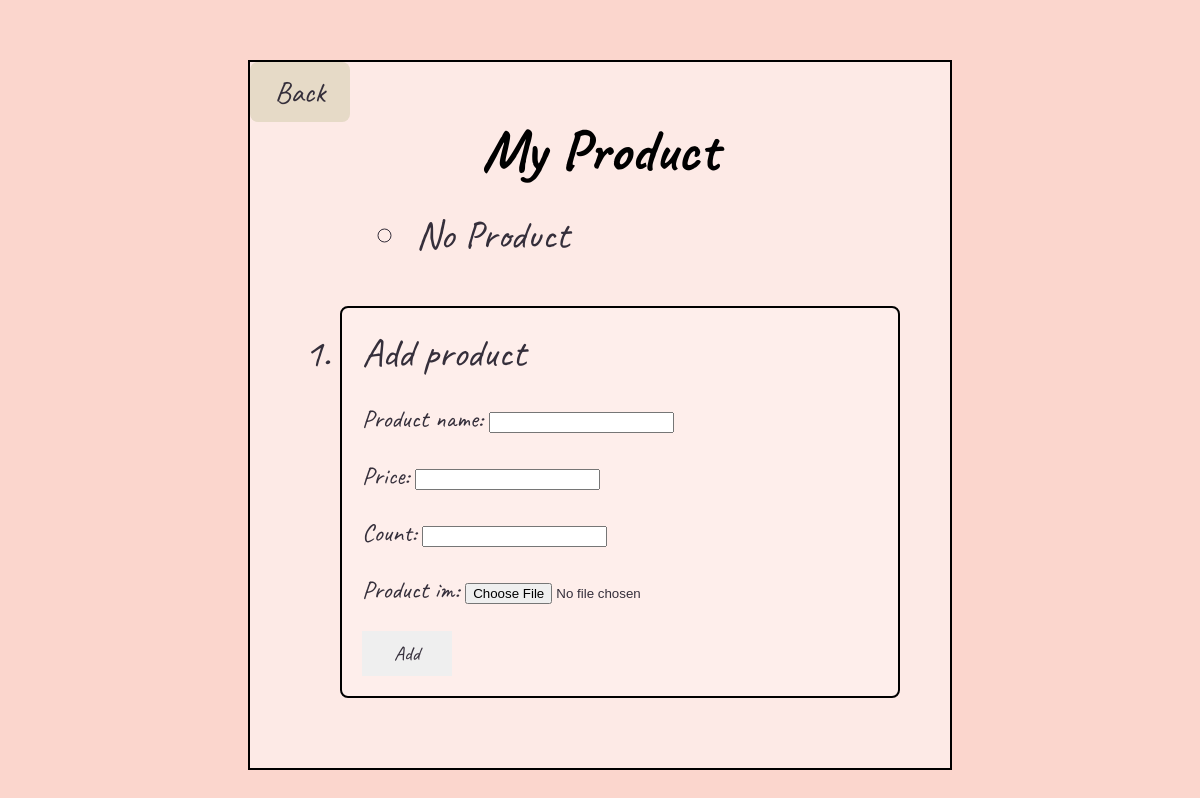
The page /myshop/shop/18/product/ on the database as committed earlier.
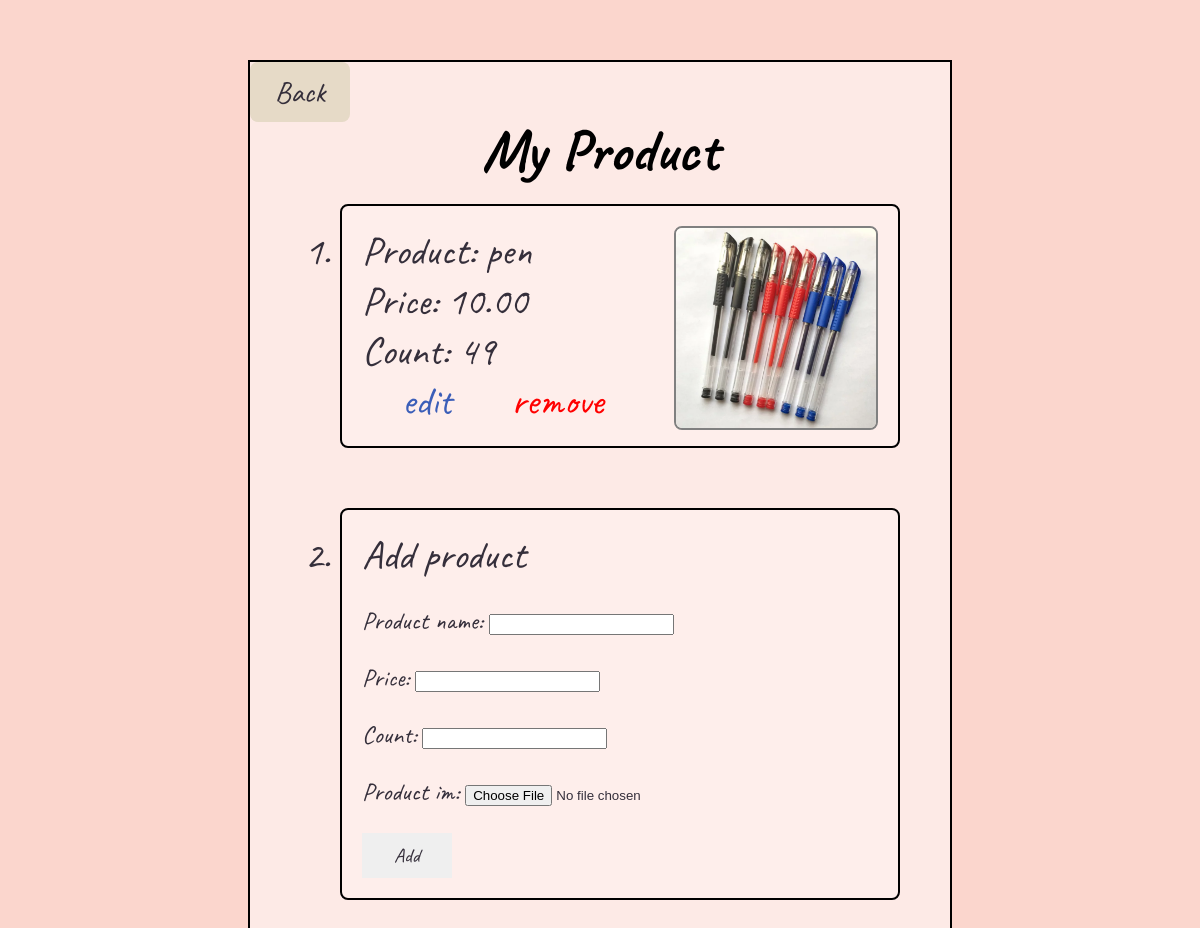
The same page on the database as committed later.
### myshop/models.py (models this page shows, shortened)
class product(models.Model):
    shop = models.ForeignKey(shop_detail, on_delete=models.CASCADE, related_name = "prod", null=True)
    product_name = models.CharField(max_length=64)
    price = models.DecimalField(null=True, decimal_places=2, max_digits=8)
    product_im = models.ImageField(upload_to='images/')
    count = models.IntegerField(null=True)

### myshop/views.py (the view)
# urls.py: path('shop/<int:shop_id>/product/', views.product, name='product'),
def product(request,shop_id):
    s = shop_detail.objects.get(pk=shop_id)
    if request.method == 'POST':
        form = ProductForm(request.POST, request.FILES)
        if form.is_valid():
            newprod = form.save(commit=False)
            newprod.shop = s
            newprod.save()
    else:
        form = ProductForm()
    prod = pd.objects.filter(shop=s)
    return render(request, 'myshop/product.html', {'form' : form, 'product':prod, 'shop_id':shop_id})

### myshop/forms.py
class ProductForm(forms.ModelForm):
    class Meta:
        model = product
        fields = ['product_name', 'price', 'count', 'product_im']

### myshop/templates/myshop/product.html (shortened to what this page needs)
{% extends 'myshop/layout.html' %}
{% block body %}
<div class="conbox">
    <div class="back">
        <a href= "{% url 'myshop' shop_id %}"><p>Back</p></a>
    </div>
<div class="divproduct">
<h1>My Product</h1>
<ol>
    {% for p in product %}
    <li class="listpro">
        <img src="{{ p.product_im.url }}" class="productimg">
        Product: {{ p.product_name }}<br>
        Price: {{ p.price }}<br>
        Count: {{ p.count }}<br>
        <a href="{% url 'editprod' shop_id p.id %}" class="editpro">edit</a>
        <a href="{% url 'delprod' shop_id p.id %}" onclick="
        if (confirm('Are you sure to remove your product?')){
            return true;
        }
        else{
            event.stopPropagation();
            event.preventDefault();
        };" class="removepro">remove</a>
    </li>
    {% empty %}
    <ul><li>No Product</li></ul>
    {% endfor %}<br><br>
    <li class="listpro">Add product
        <form method = "post" enctype="multipart/form-data" class="addpro">
            {{ form.as_p }}
            <button type="submit">Add</button>
        </form>
    </li>
</ol>
</div>
</div>
{% endblock body %}

Rows that differ between the two databases and show on the page:
now on this page (row edited): product: product_im (picture), product_name "pen", price "10.00", count "49"
Other text that changed with them:
text no longer shown: "No Product"
